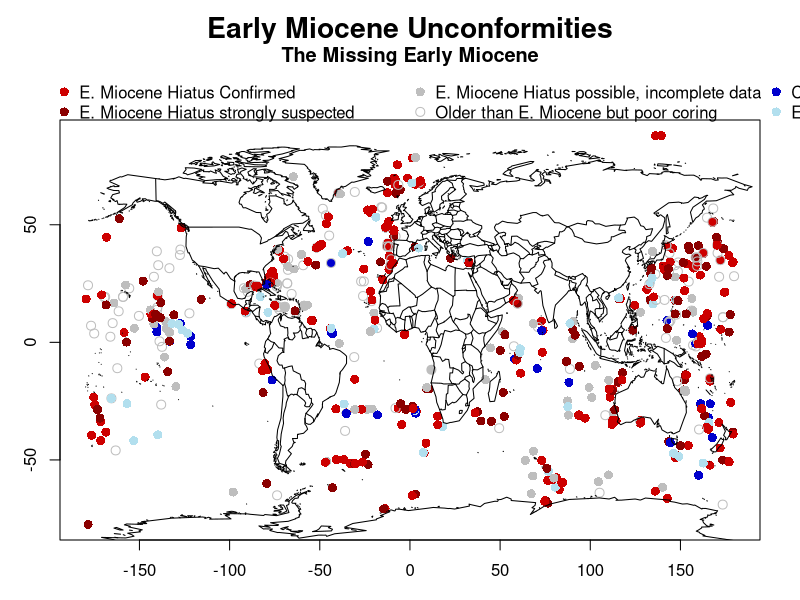

Write the R code that produced this figure. (Note: this script raises an error after producing the figure.)
#############################################
#                                           #
#           Miocene Hiatus Map              #
#               8/13/2020                   #                
#                                           #
#############################################

### NOTE: This script is entirely independent of the other scripts used in this
#       manuscript. It does not rely on any post-processed denticles data
#       or any otherwise loaded libraries. It is entirely self-contained and
#       can be run as such. 
## This script can be run in its entirety as "source". It will produce a PDF figure. 
#       If you want a jpg figure, change the writeFile value to 'jpg' below, and if
#       you do not want to produce a file, and have plot show up in R, change to 'off':

writeFile <- 'pdf'
# writeFile <- 'jpg'
# writeFile <- 'off'

##### Necessary libraries #####
library(maps)

##### Call in and process data #####
hiatus <- read.csv('data/Miocene_Hiatus.csv', header = TRUE)

hiatus$Hiatus_status <- factor(hiatus$Hiatus_status) #Turn Hiatus_status value to factor for plot to work... 

## Collapse dat apoints to only have one point per site. Since I considered sites (rather than holes) this is
# the dataset to use for plotting and for the statistics later. 
hiatus.site <- hiatus[match(unique(hiatus$Site), hiatus$Site),]

hiatus.table <- table(hiatus.site$Hiatus_status)

##### Make the map plot #####

# plotting parameters and legend key
pchvec <- c(NA, 1, 16, 16, 16, 16, 16)
colvec <- c(NA, 'gray', 'gray', 'darkred', 'red3', 'blue3', 'lightblue2')
legend.order <- c(5,4, 3, 2, 6, 7) #order of hiatus values presented in the legend

# Make Plot

# pdf('figures/MioceneMap.pdf', height = 7, width = 11, useDingbats = FALSE)

fig.dims <- c(7, 11) #Set Figure-dimensions

if(writeFile == 'pdf') {
    pdf('figures/S13_MioceneMap.pdf', height = fig.dims[1], width = fig.dims[2], useDingbats = FALSE)
}

if(writeFile == 'jpg') {
    jpeg('figures/S13_MioceneMap.jpg', height = fig.dims[1], width = fig.dims[2], units = 'in', res = 300)
}

par(mar = c(3, 3, 6, 2))

plot(hiatus.site$Long, hiatus.site$Lat, pch = pchvec[hiatus.site$Hiatus_status], col = colvec[hiatus.site$Hiatus_status], cex = 1.2)
map(add=T)

legend(legend = c('E. Miocene Hiatus Confirmed', 'E. Miocene Hiatus strongly suspected', 'E. Miocene Hiatus possible, incomplete data', 'Older than E. Miocene but poor coring', 'Complete/Near Complete E. Miocene', 'E. Miocene probably complete'), 
       ncol = 3, xpd = T, x = -200, y = 115, bty = 'n', 
       col = colvec[legend.order], pch = pchvec[legend.order], pt.cex = 1.2)
mtext(side = 3, cex = 1.7, font = 2, text = "Early Miocene Unconformities", line = 3.9)
mtext(side = 3, cex = 1.2, font = 2, text = "The Missing Early Miocene", line = 2.7)

if(writeFile != 'off') {
    dev.off()
}

##### Make the output text file #####
sink("figures/MioceneMap_stats.txt") 

cat('##### Summary Statistics for the Early Miocene Hiatus analysis #####\n')
cat('This analysis is based of of a compilation of shipboard-produced age models for all DSDP, ODP, and IODP expeditions. \n')
cat('Each site was given a unique "hiatus status", which combined all of the holes that were drilled for the site. This is largely based on biostratigraphy, however where available other age constraints were included as well (e.g. paleomag).\n\n')
cat('The categories and designations were based as follows:\n')
cat('0 = Site does not reach below Miocene\n')
cat('1 = E Miocene is not recovered, but it was inferred between spot cores - usually from an DSDP expedition which did not have continuous coring and had large core gaps. Impossible to determine presence or absence of a hiatus\n')
cat('2 = E. Miocene is not recovered, and there is a relatively large age gap (e.g. Middle Miocene to Oligocene) inferred between cores with relatively small coring gaps (e.g. <10 meters between cores). E. Miocene hiatus is likely but not determinable with the available data.\n')
cat('3 = E. Miocene is not identified within a single 9.5m core, indicating a hiatus, but a hiatus is not specified in the site report.\n')
cat('4 = E. Miocene Hiatus Reognized by shipboard biostratigraphers and denoted in site report.\n')
cat('5 = Likely Complete Early Miocene / Hiatus Unlikely - shipboard biostratigraphy is relatively complete and/or estimated sedimentation rates show continuous sedimentation across the Early Miocene.\n')
cat('6 = Possibly complete Early Miocene, but relatively hard to determine based on shipboard data.\n')

cat('\n\n') ## Section break

cat(paste('Out of the ', sum(hiatus.table), ' sites in the DSDP/ODP/IODP database, ', sum(hiatus.table[2:7]), ' extend deeper than the Early Miocene. Of these:\n'))
cat(paste(hiatus.table[2], ' (', round(hiatus.table[2]/sum(hiatus.table[2:7])*100, 2) ,'%) have hiatus status = 1 (indeterminate)\n', sep = ''))
cat(paste(hiatus.table[3], ' (', round(hiatus.table[3]/sum(hiatus.table[2:7])*100, 2) ,'%) have hiatus status = 2 (possible hiatus)\n', sep = ''))
cat(paste(hiatus.table[4], ' (', round(hiatus.table[4]/sum(hiatus.table[2:7])*100, 2) ,'%) have hiatus status = 3 (likely hiatus)\n', sep = ''))
cat(paste(hiatus.table[5], ' (', round(hiatus.table[5]/sum(hiatus.table[2:7])*100, 2) ,'%) have hiatus status = 4 (identified hiatus)\n', sep = ''))
cat(paste(hiatus.table[6], ' (', round(hiatus.table[6]/sum(hiatus.table[2:7])*100, 2) ,'%) have hiatus status = 5 (Likely/complete section)\n', sep = ''))
cat(paste(hiatus.table[7], ' (', round(hiatus.table[7]/sum(hiatus.table[2:7])*100, 2) ,'%) have hiatus status = 6 (possibly complete section)\n', sep = ''))
cat(paste(round(hiatus.table[2]/sum(hiatus.table[2:7])*100, 2), '% are indeterminate, ', round(sum(hiatus.table[3:5])/sum(hiatus.table[2:7])*100, 2), '% have a likely or confirmed hiatus, and ', round(sum(hiatus.table[6:7])/sum(hiatus.table[2:7])*100, 2), '% are probably complete.', sep = ''))


cat('\n\n')

cat('If we discount the Sites where coring is too poor to make a definite determination (hiatus status = 1):\n')
cat(paste(hiatus.table[3], ' (', round(hiatus.table[3]/sum(hiatus.table[3:7])*100, 2) ,'%) have hiatus status = 2 (possible hiatus)\n', sep = ''))
cat(paste(hiatus.table[4], ' (', round(hiatus.table[4]/sum(hiatus.table[3:7])*100, 2) ,'%) have hiatus status = 3 (likely hiatus)\n', sep = ''))
cat(paste(hiatus.table[5], ' (', round(hiatus.table[5]/sum(hiatus.table[3:7])*100, 2) ,'%) have hiatus status = 4 (identified hiatus)\n', sep = ''))
cat(paste(hiatus.table[6], ' (', round(hiatus.table[6]/sum(hiatus.table[3:7])*100, 2) ,'%) have hiatus status = 5 (Likely/complete section)\n', sep = ''))
cat(paste(hiatus.table[7], ' (', round(hiatus.table[7]/sum(hiatus.table[3:7])*100, 2) ,'%) have hiatus status = 6 (possibly complete section)\n', sep = ''))

cat(paste(round(sum(hiatus.table[3:5])/sum(hiatus.table[3:7])*100, 2), '% have a likely or confirmed hiatus, and ', round(sum(hiatus.table[6:7])/sum(hiatus.table[3:7])*100, 2), '% are probably complete.', sep = ''))


cat('\n\n')

cat('If we further discount the Sites with hiatus status = 2:\n')
cat(paste(hiatus.table[4], ' (', round(hiatus.table[4]/sum(hiatus.table[4:7])*100, 2) ,'%) have hiatus status = 3 (likely hiatus)\n', sep = ''))
cat(paste(hiatus.table[5], ' (', round(hiatus.table[5]/sum(hiatus.table[4:7])*100, 2) ,'%) have hiatus status = 4 (identified hiatus)\n', sep = ''))
cat(paste(hiatus.table[6], ' (', round(hiatus.table[6]/sum(hiatus.table[4:7])*100, 2) ,'%) have hiatus status = 5 (Likely/complete section)\n', sep = ''))
cat(paste(hiatus.table[7], ' (', round(hiatus.table[7]/sum(hiatus.table[4:7])*100, 2) ,'%) have hiatus status = 6 (possibly complete section)\n', sep = ''))

cat(paste(round(sum(hiatus.table[4:5])/sum(hiatus.table[4:7])*100, 2), '% have a likely or confirmed hiatus, and ', round(sum(hiatus.table[6:7])/sum(hiatus.table[4:7])*100, 2), '% are probably complete.', sep = ''))


cat('\n\n')

cat('Finally, if we only consider sites that have definitive or near-definitive hiatus status (hiatus status = 4 or hiatus status = 5):\n')
cat(paste(hiatus.table[5], ' (', round(hiatus.table[5]/sum(hiatus.table[5:6])*100, 2) ,'%) have hiatus status = 4 (identified hiatus)\n', sep = ''))
cat(paste(hiatus.table[6], ' (', round(hiatus.table[6]/sum(hiatus.table[5:6])*100, 2) ,'%) have hiatus status = 5 (Likely/complete section)\n', sep = ''))

cat(paste(round(sum(hiatus.table[5])/sum(hiatus.table[5:6])*100, 2), '% have a likely or confirmed hiatus, and ', round(sum(hiatus.table[6])/sum(hiatus.table[5:6])*100, 2), '% are probably complete.', sep = ''))

sink()
